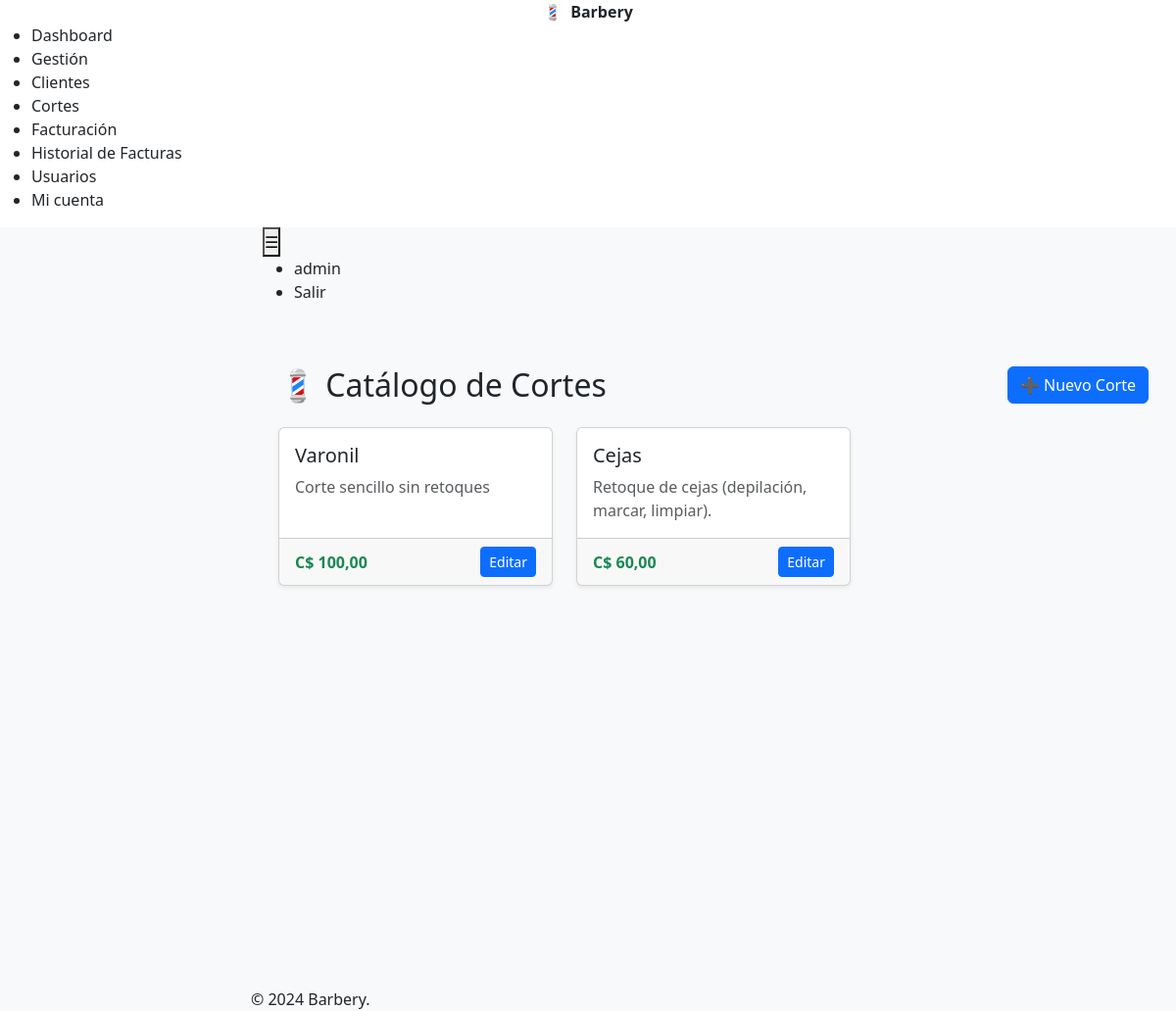
Page /cortes/ (signed in) on the earlier database version.
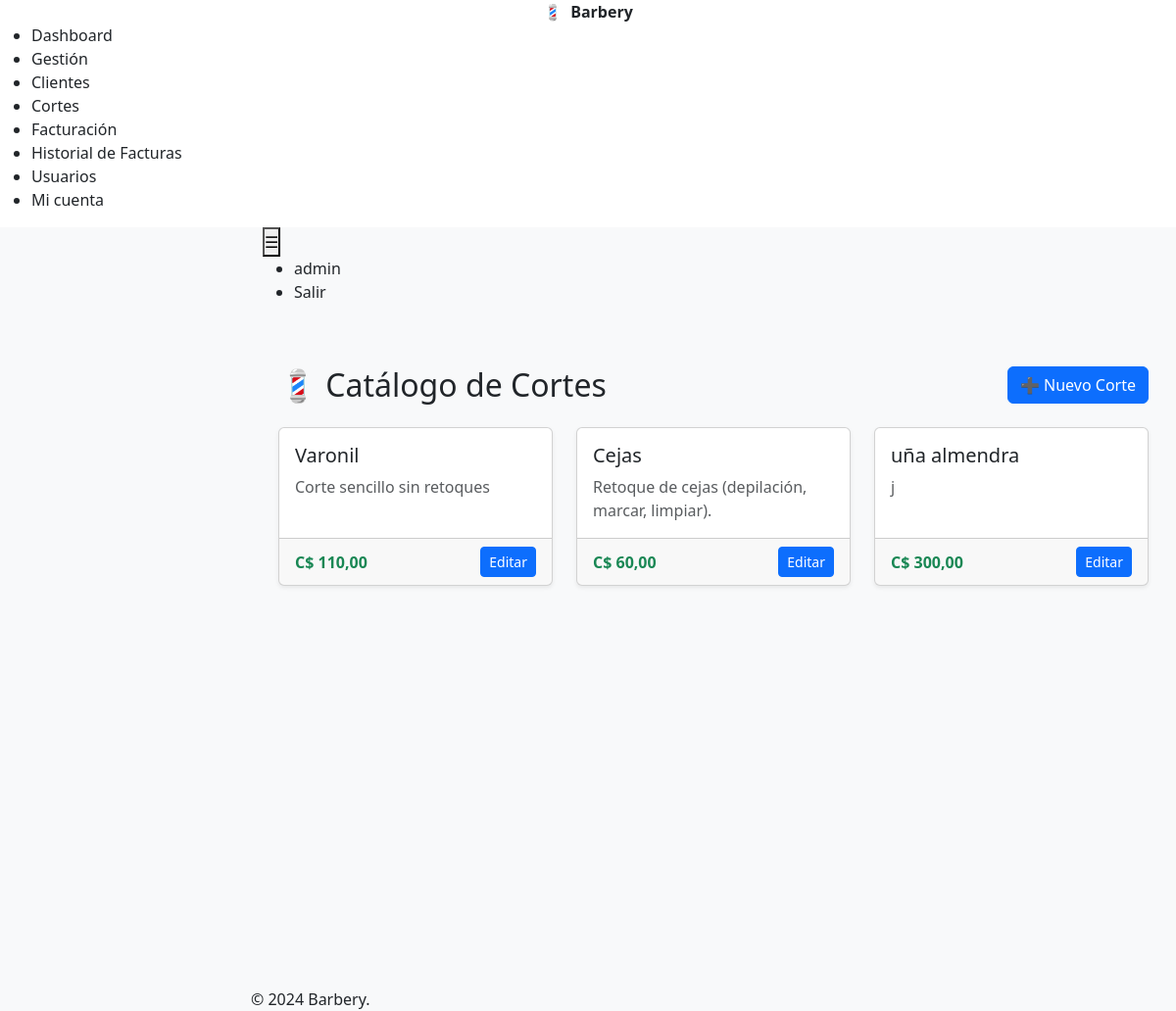
Same page on the later database version.
### cortes/models.py (models this page shows)
class Corte(models.Model):
    nombre_corte = models.CharField(max_length=200)
    descripcion = models.TextField(blank=True)
    precio = models.PositiveIntegerField(default=0)
    def __str__(self):
        return f"{self.nombre_corte} - {self.precio}"

### cortes/views.py (the view, shortened to what this page needs)
# urls.py: path('', views.list_cortes, name='cortes_list'),
@login_required
def list_cortes(request):
    cortes = Corte.objects.all()
    print(cortes)  # Esto muestra el QuerySet en la consola
    for c in cortes:
        print(c.id, c.nombre_corte, c.precio, c.descripcion)
    return render(request, 'cortes/list.html', {'cortes': cortes})

### templates/cortes/list.html (shortened to what this page needs)
{% extends 'base.html' %}
{% load l10n %}
{% block content %}
{% if request.user.is_staff %}
<div class="d-flex justify-content-between align-items-center mb-4">
  <h2 class="mb-0">💈 Catálogo de Cortes</h2>
  <button class="btn btn-primary" data-coreui-toggle="modal" data-coreui-target="#modalCorte">
    ➕ Nuevo Corte
  </button>
</div>
{% endif %}
<div class="row">
  {% for corte in cortes %}
    <div class="col-md-4 mb-4">
      <div class="card h-100 shadow-sm">
        <div class="card-body">
          <h5 class="card-title">{{ corte.nombre_corte }}</h5>
          {% if corte.descripcion %}
            <p class="card-text text-muted">{{ corte.descripcion }}</p>
          {% else %}
            <p class="text-muted fst-italic">Sin descripción</p>
          {% endif %}
        </div>
        <div class="card-footer d-flex justify-content-between align-items-center">
          <strong class="text-success">C$ {{ corte.precio|floatformat:2 }}</strong>
          {% if request.user.is_staff %}
            <button class="btn btn-sm btn-primary"
                    data-coreui-toggle="modal"
                    data-coreui-target="#editarCorteModal{{ corte.id }}">
              Editar
            </button>
          {% endif %}
        </div>
      </div>
    </div>
  {% empty %}
    <p>No hay cortes registrados.</p>
  {% endfor %}
</div>
{% endblock %}

Differences in the rows shown:
changed Corte "Varonil": precio "100,00" → "110,00"
added Corte: nombre_corte "uña almendra", descripcion "j", precio "300,00"
